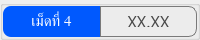
                  <widget class="QGroupBox" name="thickness_summary_group_4">
                   <property name="minimumSize">
                    <size>
                     <width>0</width>
                     <height>40</height>
                    </size>
                   </property>
                   <property name="maximumSize">
                    <size>
                     <width>16777215</width>
                     <height>40</height>
                    </size>
                   </property>
                   <property name="styleSheet">
                    <string notr="true">color: rgb(255, 255, 255);</string>
                   </property>
                   <layout class="QHBoxLayout" name="horizontalLayout_46">
                    <property name="spacing">
                     <number>0</number>
                    </property>
                    <property name="leftMargin">
                     <number>0</number>
                    </property>
                    <property name="topMargin">
                     <number>0</number>
                    </property>
                    <property name="rightMargin">
                     <number>0</number>
                    </property>
                    <property name="bottomMargin">
                     <number>0</number>
                    </property>
                    <item>
                     <widget class="QLabel" name="thickness_summary_title_4">
                      <property name="minimumSize">
                       <size>
                        <width>55</width>
                        <height>0</height>
                       </size>
                      </property>
                      <property name="font">
                       <font>
                        <family>Kanit</family>
                        <pointsize>11</pointsize>
                        <italic>false</italic>
                        <bold>false</bold>
                        <underline>false</underline>
                        <strikeout>false</strikeout>
                       </font>
                      </property>
                      <property name="styleSheet">
                       <string notr="true">background-color: #0059fe;
border-top-left-radius: 8px;
border-bottom-left-radius: 8px;</string>
                      </property>
                      <property name="text">
                       <string>เม็ดที่ 4</string>
                      </property>
                      <property name="alignment">
                       <set>Qt::AlignCenter</set>
                      </property>
                     </widget>
                    </item>
                    <item>
                     <widget class="QFrame" name="thickness_summary_frame_4">
                      <property name="styleSheet">
                       <string notr="true">border: solid;
border-width: 1px;
border-color: rgb(121, 121, 121);
border-top-right-radius: 8px;
border-bottom-right-radius: 8px;</string>
                      </property>
                      <property name="frameShape">
                       <enum>QFrame::StyledPanel</enum>
                      </property>
                      <property name="frameShadow">
                       <enum>QFrame::Raised</enum>
                      </property>
                      <layout class="QHBoxLayout" name="horizontalLayout_47">
                       <item>
                        <widget class="QLabel" name="thickness_summary_4">
                         <property name="font">
                          <font>
                           <family>Kanit</family>
                           <pointsize>12</pointsize>
                          </font>
                         </property>
                         <property name="styleSheet">
                          <string notr="true">border: none;
color: rgb(72, 72, 72);</string>
                         </property>
                         <property name="text">
                          <string>XX.XX</string>
                         </property>
                         <property name="alignment">
                          <set>Qt::AlignCenter</set>
                         </property>
                        </widget>
                       </item>
                      </layout>
                     </widget>
                    </item>
                   </layout>
                  </widget>
